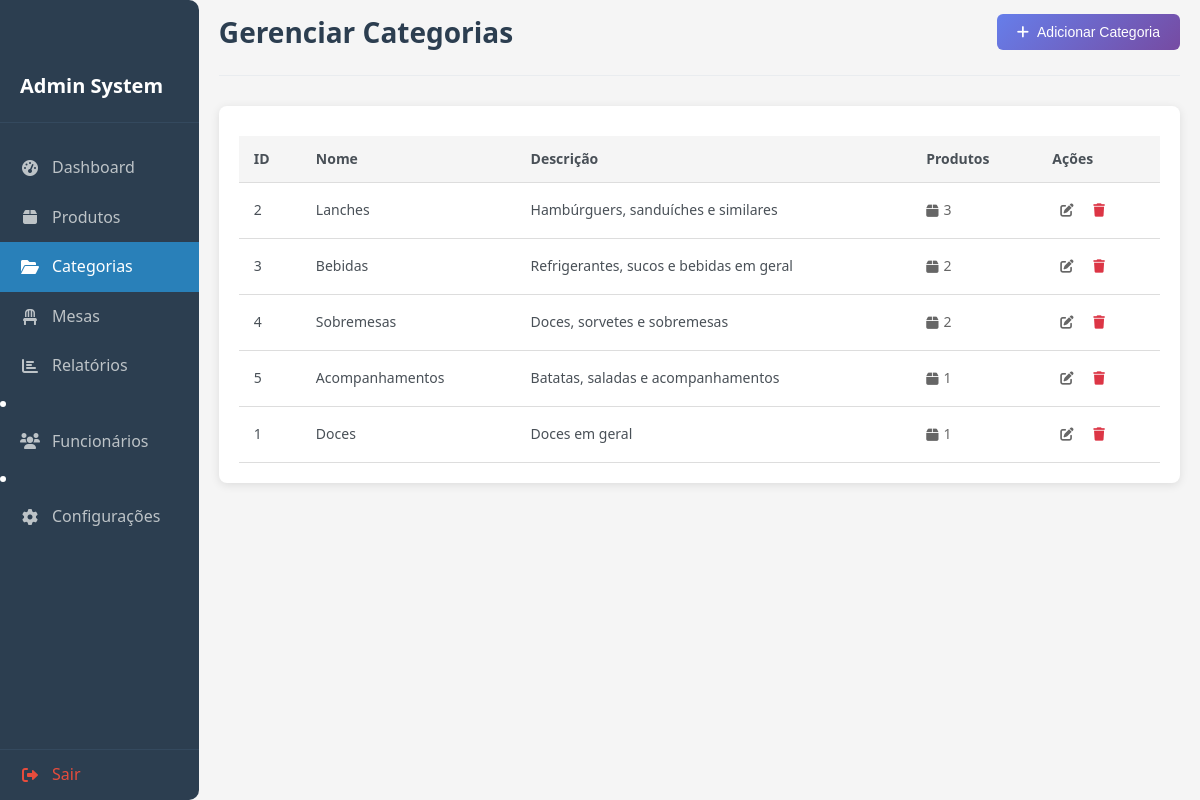
/categorias.php (signed in), run on the app's committed database.
### tables this page shows
CREATE TABLE `categories` (
  `id` int NOT NULL AUTO_INCREMENT,
  `name` varchar(100) NOT NULL,
  `description` text,
  `created_at` timestamp NULL DEFAULT CURRENT_TIMESTAMP,
  PRIMARY KEY (`id`)
);

### categorias.php (the view, shortened to what this page needs)
<?php
require_once 'config/database.php';
$stmt = $pdo->query("
    SELECT c.*, COUNT(p.id) as product_count
    FROM categories c
    LEFT JOIN products p ON c.id = p.category_id
    GROUP BY c.id
    ORDER BY c.created_at DESC
");
$categories = $stmt->fetchAll();
?>
<!DOCTYPE html>
<html lang="pt-BR">
<head>
    <link rel="stylesheet" href="assets/css/style.css">
    <link rel="stylesheet" href="https://cdnjs.cloudflare.com/ajax/libs/font-awesome/6.0.0/css/all.min.css">
</head>
<body>
    <?php include 'includes/sidebar.php'; ?>
    <div class="main-content">
        <div class="header">
            <h1>Gerenciar Categorias</h1>
            <button class="btn btn-primary" onclick="openCategoryModal()">
                <i class="fas fa-plus"></i>
                Adicionar Categoria
            </button>
        </div>
        <div class="card">
            <div class="card-content">
                <div class="table-responsive">
                    <table class="table">
                        <thead>
                            <tr>
                                <th>ID</th>
                                <th>Nome</th>
                                <th>Descrição</th>
                                <th>Produtos</th>
                                <th>Ações</th>
                            </tr>
                        </thead>
                        <tbody>
                            <?php foreach ($categories as $category): ?>
                                <tr>
                                    <td><?php echo $category['id']; ?></td>
                                    <td><?php echo htmlspecialchars($category['name']); ?></td>
                                    <td><?php echo htmlspecialchars($category['description'] ?? '-'); ?></td>
                                    <td>
                                        <span class="product-count">
                                            <i class="fas fa-box"></i>
                                            <?php echo $category['product_count']; ?>
                                        </span>
                                    </td>
                                    <td>
                                        <button class="btn-icon" onclick="editCategory(<?php echo htmlspecialchars(json_encode($category)); ?>)">
                                            <i class="fas fa-edit"></i>
                                        </button>
                                        <button class="btn-icon btn-danger" onclick="deleteCategory(<?php echo $category['id']; ?>)">
                                            <i class="fas fa-trash"></i>
                                        </button>
                                    </td>
                                </tr>
                            <?php endforeach; ?>
                        </tbody>
                    </table>
                </div>
            </div>
        </div>
    </div>
</body>
</html>

### assets/css/style.css (style rules this page uses)
* { margin: 0; padding: 0; box-sizing: border-box; }
body { font-family: "Segoe UI", Tahoma, Geneva, Verdana, sans-serif; background-color: #f5f5f5; color: #333; line-height: 1.6; display: flex; flex-direction: row; height: 100vh; overflow: hidden; margin: 0; padding: 0; }
.main-content { display: flex; flex-direction: column; width: 100%; height: 100vh; overflow-y: auto; padding: 0px 20px 0px 20px; }
.header { display: flex; justify-content: space-between; align-items: center; margin-bottom: 30px; padding-bottom: 20px; border-bottom: 1px solid #e9ecef; margin-top: 10px; }
.header h1 { font-size: 28px; color: #2c3e50; margin: 0; }
.card { background: white; border-radius: 8px; box-shadow: 0 2px 10px rgba(0, 0, 0, 0.1); margin-bottom: 20px; }
.card-content { padding: 20px; }
.btn { display: inline-flex; align-items: center; gap: 8px; padding: 10px 20px; border: none; border-radius: 6px; font-size: 14px; font-weight: 500; cursor: pointer; text-decoration: none; transition: all 0.3s; white-space: nowrap; }
.btn-primary { background: linear-gradient(135deg, #667eea 0%, #764ba2 100%); color: white; }
.btn-danger { background: #dc3545; color: white; }
.btn-icon { background: none; border: none; padding: 8px; border-radius: 4px; cursor: pointer; color: #666; transition: all 0.3s; }
.btn-icon.btn-danger { color: #dc3545; }
.table-responsive { overflow-x: auto; }
.table { width: 100%; border-collapse: collapse; margin-top: 10px; }
.table th, .table td { padding: 12px; text-align: left; border-bottom: 1px solid #e9ecef; }
.table th { background-color: #f8f9fa; font-weight: 600; color: #495057; font-size: 14px; }
.table td { font-size: 14px; color: #495057; }
.product-count { display: flex; align-items: center; gap: 5px; color: #666; }
.table { width: 100%; border-collapse: collapse; }
.table th, .table td { padding: 12px 15px; text-align: left; border-bottom: 1px solid #ddd; }
.table th { background-color: #f5f5f5; }

### data on the page
categories: id "2", name "Lanches", description "Hambúrguers, sanduíches e similares", product_count "3"
categories: id "3", name "Bebidas", description "Refrigerantes, sucos e bebidas em geral", product_count "2"
categories: id "4", name "Sobremesas", description "Doces, sorvetes e sobremesas", product_count "2"
categories: id "5", name "Acompanhamentos", description "Batatas, saladas e acompanhamentos", product_count "1"
categories: id "1", name "Doces", description "Doces em geral", product_count "1"
